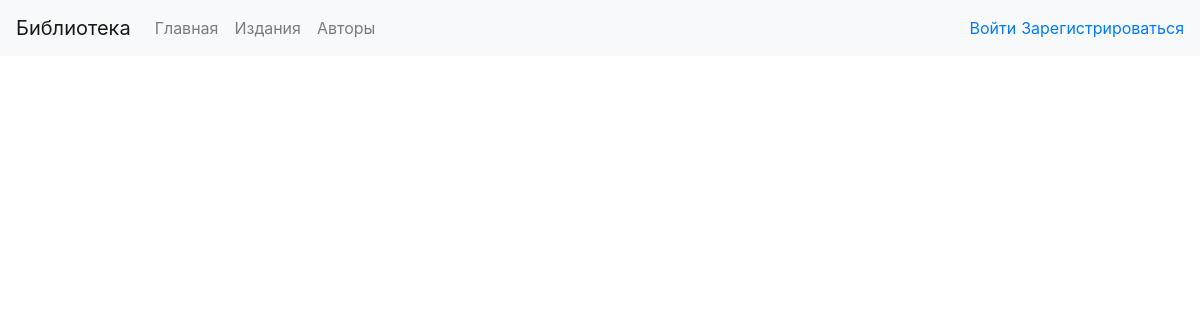
The app's page /friends/, older data.
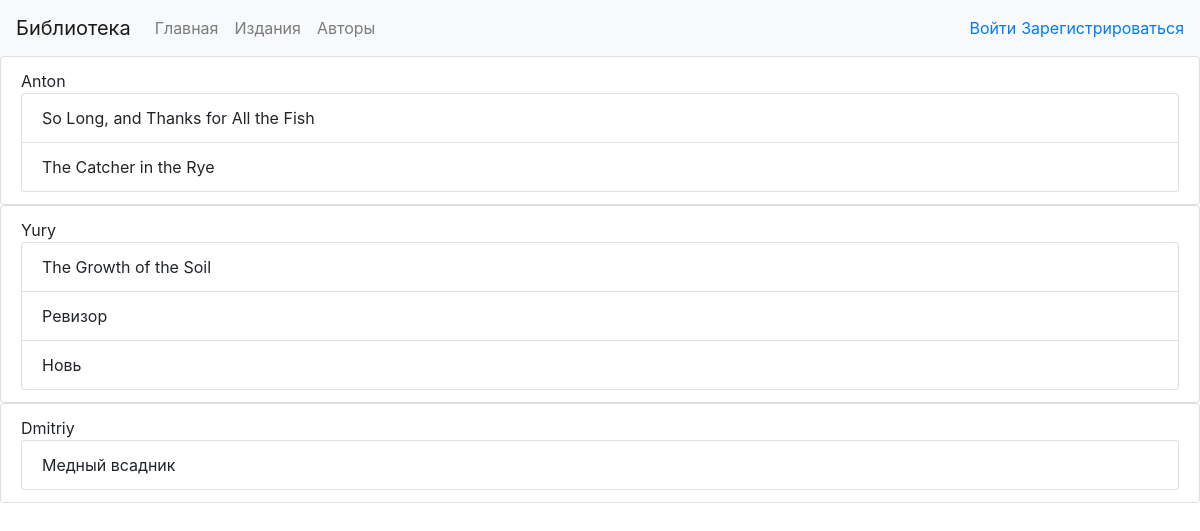
The same page, newer data.
### p_libruary/models.py (models this page shows, shortened)
class Friend(models.Model):
    name = models.TextField(max_length=128)

class Book(models.Model):
    ISBN = models.CharField(max_length=13)
    title = models.TextField()
    description = models.TextField()
    year_release = models.SmallIntegerField()
    author = models.ForeignKey(Author, on_delete=models.CASCADE)
    copy_count = models.SmallIntegerField(default=1)
    image = models.ImageField(upload_to='media/picture', blank=True)
    price = models.DecimalField(max_digits=10, decimal_places=2)
    publisher = models.ForeignKey(Publisher, on_delete=models.CASCADE, null=True, blank=True)
    reader = models.ForeignKey(Friend, on_delete=models.SET_NULL, null=True, blank=True, related_name='books')

### p_libruary/views.py (the view)
# urls.py: path('friends/', friends_list),
def friends_list(request):
    template = loader.get_template('friends.html')
    friends = Friend.objects.all()
    data = {
        'friends': friends,
    }
    return HttpResponse(template.render(data, request))

### p_libruary/templates/friends.html (shortened to what this page needs)
{% extends 'base.html' %}
{% block head %}
    <head>
    </head>
{% endblock %}
{% block content %}
    {% for friend in friends %}
        <ul class='list-group'>
            <li class='list-group-item'>
                {{ friend.name }}
                <ul class='list-group'>
                    {% for book in friend.books.all %}
                        <li class='list-group-item'> {{ book.title }}</li>
                    {% endfor %}
                </ul>
            </li>
        </ul>
    {% endfor %}
{% endblock %}

Row changes from the older to the newer data that the page shows:
added Friend: name "Anton"
now on this page (row edited): Book: title "So Long, and Thanks for All the Fish", shown under "Anton"
now on this page (row edited): Book: title "The Catcher in the Rye", shown under "Anton"
added Friend: name "Yury"
now on this page (row edited): Book: title "The Growth of the Soil", shown under "Yury"
now on this page (row edited): Book: title "Ревизор", shown under "Yury"
now on this page (row edited): Book: title "Новь", shown under "Yury"
added Friend: name "Dmitriy"
now on this page (row edited): Book: title "Медный всадник", shown under "Dmitriy"
